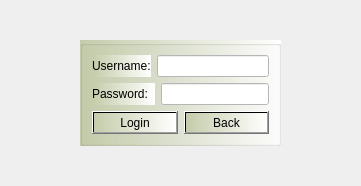
      <widget class="QWidget" name="page_Login">
       <layout class="QGridLayout" name="gridLayout_2">
        <property name="leftMargin">
         <number>0</number>
        </property>
        <property name="topMargin">
         <number>0</number>
        </property>
        <property name="rightMargin">
         <number>0</number>
        </property>
        <property name="bottomMargin">
         <number>0</number>
        </property>
        <property name="spacing">
         <number>0</number>
        </property>
        <item row="1" column="0">
         <spacer name="horizontalSpacer_2">
          <property name="orientation">
           <enum>Qt::Horizontal</enum>
          </property>
          <property name="sizeHint" stdset="0">
           <size>
            <width>40</width>
            <height>20</height>
           </size>
          </property>
         </spacer>
        </item>
        <item row="1" column="2">
         <widget class="QGroupBox" name="groupBox">
          <property name="styleSheet">
           <string notr="true">background-color: qlineargradient(spread:pad, x1:0, y1:0, x2:1, y2:0, stop:0 rgba(196, 204, 170, 255), stop:1 rgba(255, 255, 255, 255));</string>
          </property>
          <property name="title">
           <string/>
          </property>
          <layout class="QVBoxLayout" name="verticalLayout_2">
           <item>
            <layout class="QHBoxLayout" name="horizontalLayout">
             <item>
              <widget class="QLabel" name="label_3">
               <property name="styleSheet">
                <string notr="true"/>
               </property>
               <property name="text">
                <string>Username:</string>
               </property>
              </widget>
             </item>
             <item>
              <widget class="QLineEdit" name="usernameField">
               <property name="styleSheet">
                <string notr="true">background-color: rgb(255, 255, 255);</string>
               </property>
              </widget>
             </item>
            </layout>
           </item>
           <item>
            <layout class="QHBoxLayout" name="horizontalLayout_2">
             <item>
              <widget class="QLabel" name="label_4">
               <property name="styleSheet">
                <string notr="true"/>
               </property>
               <property name="text">
                <string>Password:  </string>
               </property>
              </widget>
             </item>
             <item>
              <widget class="QLineEdit" name="passwordField">
               <property name="contextMenuPolicy">
                <enum>Qt::DefaultContextMenu</enum>
               </property>
               <property name="styleSheet">
                <string notr="true">background-color: rgb(255, 255, 255);</string>
               </property>
              </widget>
             </item>
            </layout>
           </item>
           <item>
            <layout class="QHBoxLayout" name="horizontalLayout_9">
             <item>
              <widget class="QPushButton" name="pushButton_Login">
               <property name="cursor">
                <cursorShape>PointingHandCursor</cursorShape>
               </property>
               <property name="text">
                <string>Login</string>
               </property>
              </widget>
             </item>
             <item>
              <widget class="QPushButton" name="pushButton_LoginPage_Back">
               <property name="cursor">
                <cursorShape>PointingHandCursor</cursorShape>
               </property>
               <property name="text">
                <string>Back</string>
               </property>
              </widget>
             </item>
            </layout>
           </item>
          </layout>
         </widget>
        </item>
        <item row="1" column="1">
         <spacer name="horizontalSpacer_6">
          <property name="orientation">
           <enum>Qt::Horizontal</enum>
          </property>
          <property name="sizeHint" stdset="0">
           <size>
            <width>40</width>
            <height>20</height>
           </size>
          </property>
         </spacer>
        </item>
        <item row="2" column="2">
         <spacer name="verticalSpacer_7">
          <property name="orientation">
           <enum>Qt::Vertical</enum>
          </property>
          <property name="sizeHint" stdset="0">
           <size>
            <width>20</width>
            <height>40</height>
           </size>
          </property>
         </spacer>
        </item>
        <item row="1" column="4">
         <spacer name="horizontalSpacer_3">
          <property name="orientation">
           <enum>Qt::Horizontal</enum>
          </property>
          <property name="sizeHint" stdset="0">
           <size>
            <width>40</width>
            <height>20</height>
           </size>
          </property>
         </spacer>
        </item>
        <item row="0" column="2">
         <spacer name="verticalSpacer_6">
          <property name="orientation">
           <enum>Qt::Vertical</enum>
          </property>
          <property name="sizeHint" stdset="0">
           <size>
            <width>20</width>
            <height>40</height>
           </size>
          </property>
         </spacer>
        </item>
        <item row="1" column="3">
         <spacer name="horizontalSpacer_7">
          <property name="orientation">
           <enum>Qt::Horizontal</enum>
          </property>
          <property name="sizeHint" stdset="0">
           <size>
            <width>40</width>
            <height>20</height>
           </size>
          </property>
         </spacer>
        </item>
       </layout>
      </widget>
